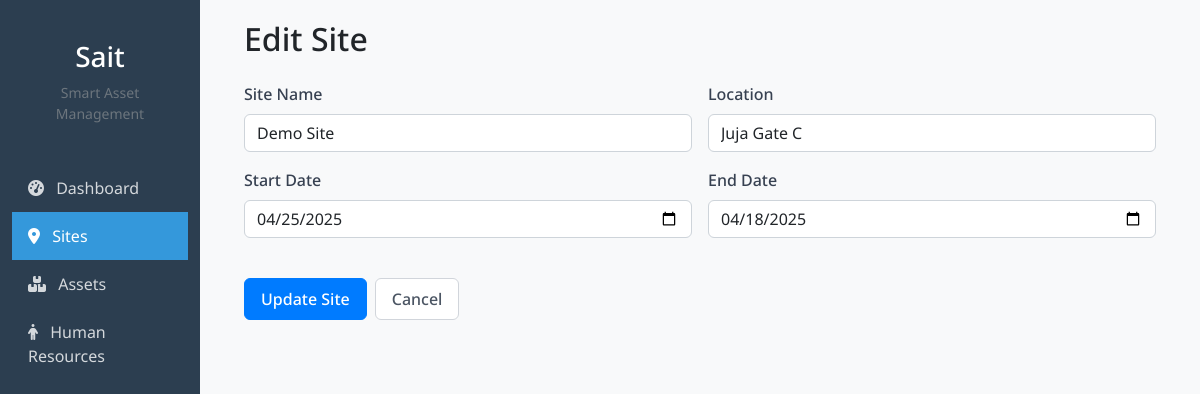
The page /sites/2/edit/ (signed in) on the database as committed earlier.
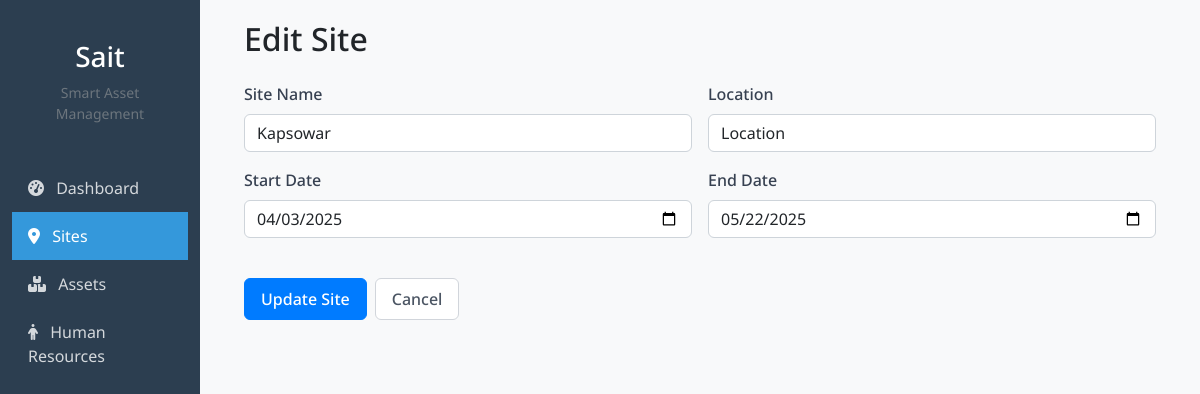
The same page on the database as committed later.
### foreman/models.py (models this page shows, shortened)
class Site(models.Model):
    name = models.CharField(max_length=100)
    location = models.CharField(max_length=100)
    start_date = models.DateField()
    end_date = models.DateField()
    owner = models.ForeignKey(User, on_delete=models.CASCADE, related_name='sites',null=True, blank=True)

### foreman/views.py (the view)
# urls.py: path('sites/<int:pk>/edit/', views.site_update, name='site_update'),
@login_required
def site_update(request, pk):
    site = get_object_or_404(Site, pk=pk)
    if request.method == 'POST':
        form = SiteForm(request.POST, instance=site)
        if form.is_valid():
            site.owner = request.user
            site.save()
            return redirect('site_list')
    else:
        form = SiteForm(instance=site)
    context = {
        'form': form,
        'title': 'Edit Site',
        'button_text': 'Update Site'
    }
    return render(request, 'site_form.html', context)

### foreman/forms.py
class SiteForm(forms.ModelForm):
    class Meta:
        model = Site
        fields = ['name', 'location', 'start_date', 'end_date']
        widgets = {
            'name': forms.TextInput(attrs={'class': 'form-control', 'placeholder': 'Enter site name'}),
            'location': forms.TextInput(attrs={'class': 'form-control', 'placeholder': 'Enter location'}),
            'start_date': forms.DateInput(attrs={'class': 'form-control', 'type': 'date'}),
            'end_date': forms.DateInput(attrs={'class': 'form-control', 'type': 'date'}),
        }
    def __init__(self, *args, **kwargs):
        self.user = kwargs.pop('user', None)
        super().__init__(*args, **kwargs)

### foreman/templates/site_form.html (shortened to what this page needs)
{% extends '_base.html' %}
{% block content %}
<div class="mb-4">
    <h2>{{ title }}</h2>
</div>
<form method="post" novalidate>
    <div class="row g-3">
        <div class="col-md-6 mb-3">
            <label for="{{ form.name.id_for_label }}" class="form-label">Site Name</label>
            {{ form.name }}
        </div>
        <div class="col-md-6 mb-3">
            <label for="{{ form.location.id_for_label }}" class="form-label">Location</label>
            {{ form.location }}
        </div>
    </div>
    <div class="row g-3">
        <div class="col-md-6 mb-3">
            <label for="{{ form.start_date.id_for_label }}" class="form-label">Start Date</label>
            {{ form.start_date }}
        </div>
        <div class="col-md-6 mb-3">
            <label for="{{ form.end_date.id_for_label }}" class="form-label">End Date</label>
            {{ form.end_date }}
        </div>
    </div>
    <div class="mt-4 d-flex">
        <button type="submit" class="btn btn-primary me-2">{{ button_text }}</button>
        <a href="{% url 'site_list' %}" class="btn btn-secondary">Cancel</a>
    </div>
</form>
{% endblock content%}

Rows that differ between the two databases and show on the page:
changed Site: name "Demo Site" → "Kapsowar"; location "Juja Gate C" → "Location"; start_date "04/25/2025" → "04/03/2025"; end_date "04/18/2025" → "05/22/2025"
